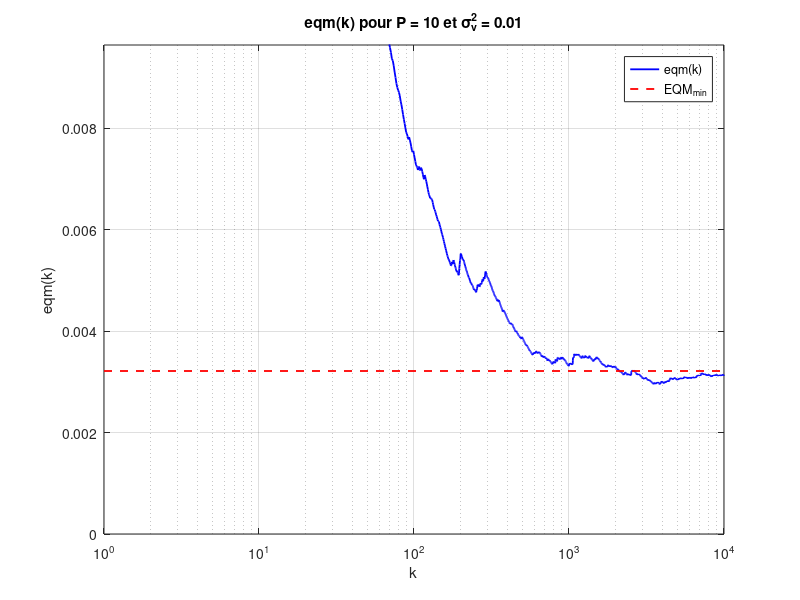
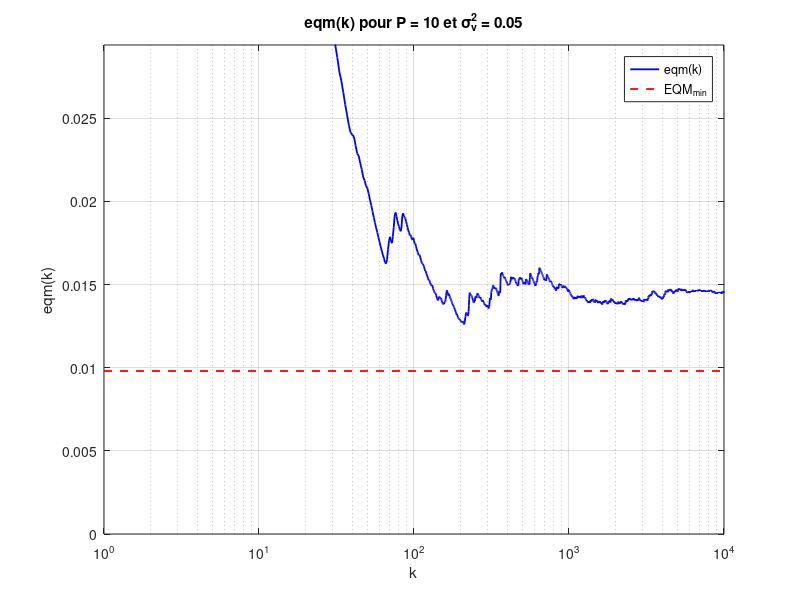
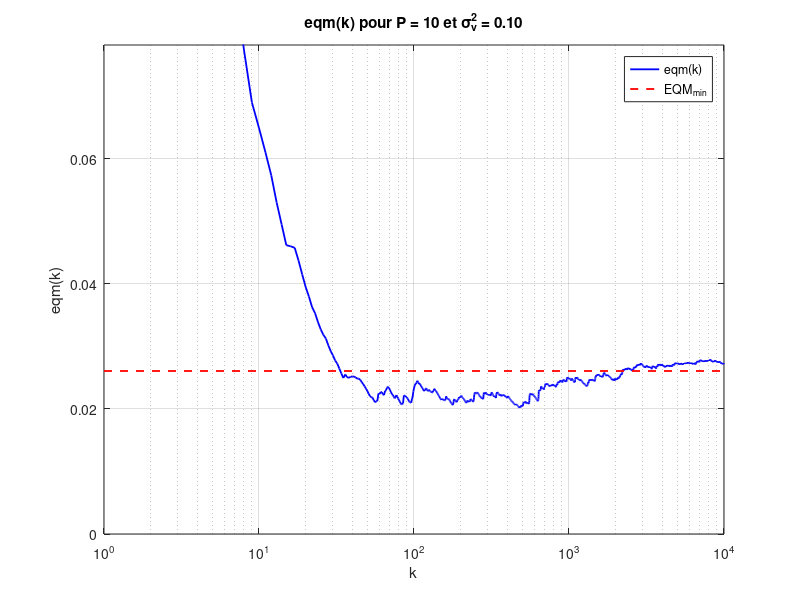
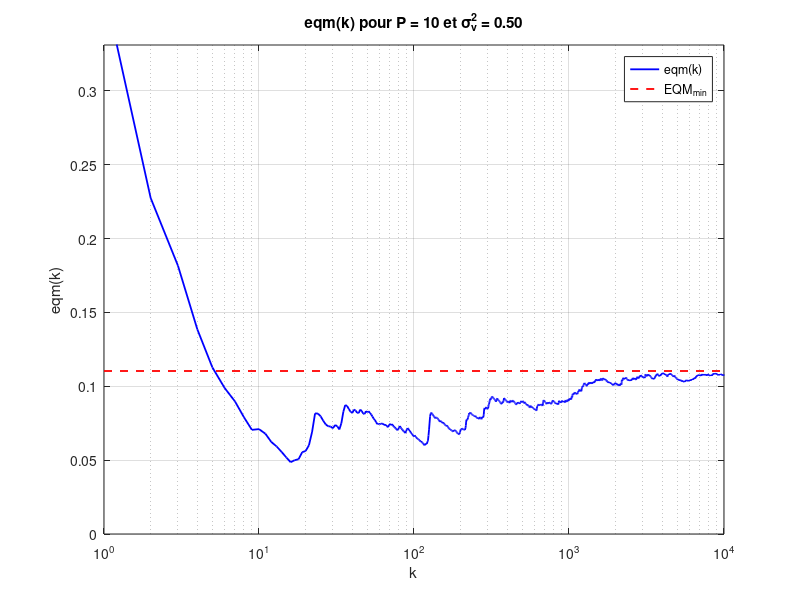

The MATLAB source for these figures, in order:
%% Partie 2 - Question (d) : influence de sigv2 pour P = 10
clear; clc; close all;
if ~isfolder('figs_partie2'), mkdir('figs_partie2'); end

% Parametres
N     = 1e4;
n     = (1:N)';
w0    = 0.05*pi;
phi   = pi/4;
P     = 10;
sigList = [0.01 0.05 0.1 0.5 1];
nS    = length(sigList);

% Signal propre
d = sin(n*w0 + phi);

EQM    = zeros(N, nS);
EQMmin = zeros(1, nS);

for s = 1:nS
    % Signal bruite pour cette valeur de sigv2
    x = d + sqrt(sigList(s))*randn(N,1);

    % Filtre de Wiener
    rx = xcorr(x, P-1, 'biased'); rx = rx(P:end);
    rd = xcorr(d, P-1, 'biased'); rd = rd(P:end);
    wopt = toeplitz(rx) \ rd;
    dhat = filter(wopt, 1, x);

    % eqm(k) calculee en ligne
    S = 0;
    for k = 1:N
        S        = S + (d(k) - dhat(k))^2;
        EQM(k,s) = S / k;
    end
    EQMmin(s) = rd(1) - wopt' * rd;
    fprintf('sigv2 = %.2f : EQM_min = %.4f | eqm(N) = %.4f\n', sigList(s), EQMmin(s), EQM(N,s));
end

% Figures 27 a 31 : une figure par sigv2
for s = 1:nS
    figure;
    plot(1:N, EQM(:,s), 'b', 'LineWidth', 1.3); hold on;
    plot([1 N], [EQMmin(s) EQMmin(s)], 'r--', 'LineWidth', 1.3);
    set(gca, 'XScale', 'log'); grid on;
    ylim([0 3*EQMmin(s)]);
    xlabel('k'); ylabel('eqm(k)');
    title(sprintf('eqm(k) pour P = 10 et \\sigma_v^2 = %.2f', sigList(s)));
    legend('eqm(k)', 'EQM_{min}', 'Location', 'best');
    saveas(gcf, sprintf('figs_partie2/fig%d.png', 26+s));      % fig27 a fig31
end

% Figure 32 : comparaison (axes log)
col = lines(nS);
figure; hold on;
for s = 1:nS
    h(s) = plot(1:N, EQM(:,s), 'Color', col(s,:), 'LineWidth', 1.3);
    plot([1 N], [EQMmin(s) EQMmin(s)], '--', 'Color', col(s,:), 'LineWidth', 1);
end
set(gca, 'XScale', 'log', 'YScale', 'log'); grid on;
ylim([0.5*min(EQMmin) 3*max(EQMmin)]);
xlabel('k'); ylabel('eqm(k)');
title('eqm(k) pour P = 10 et différentes valeurs de \sigma_v^2');
legend(h, arrayfun(@(v) sprintf('\\sigma_v^2 = %.2f', v), sigList, 'UniformOutput', false), 'Location', 'best');
saveas(gcf, 'figs_partie2/fig32.png');
